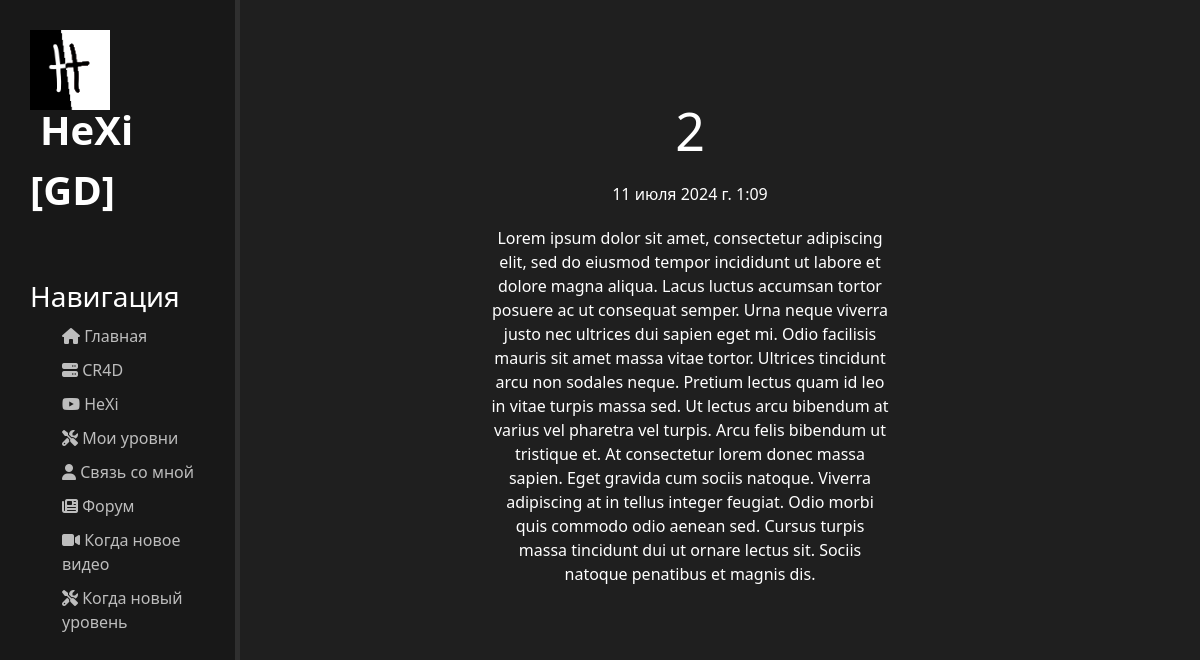
The page /news/2 on the database its author committed.
### news/models.py (models this page shows, shortened)
class Articles(models.Model):
    title = models.CharField('Название',max_length=25)
    desc = models.CharField('Описание',max_length=50)
    fullText = models.TextField('Пост')
    date = models.DateTimeField('Дата')
    class Meta:
        verbose_name = 'Пост'
        verbose_name_plural = 'Посты'

### news/views.py (the view)
# urls.py: path('<int:pk>', views.NewsDetailView.as_view(), name='post-detail'),
class NewsDetailView(DetailView):
    model = Articles
    template_name = 'news/post_details.html'
    context_object_name = 'article'

### news/templates/news/post_details.html (shortened to what this page needs)
{% extends 'main/layout.html' %}
{% block content %}
    <div class="features">
        <h1>{{ article.title }}</h1>
        <p>{{ article.date }}</p>
        <p>{{ article.fullText }}</p>
    </div>
{% endblock %}

### main/static/main/css/main.css (style rules this page uses)
body { background: #1f1f1f; }
main .features { float: left; color: #fff; margin-top: 100px; text-align: center; width: 75%; }
main .features h1 { font-size: 52px }
main .features p { max-width: 400px; margin: 20px auto }

### rows shown on the page
Articles: title "2", date "11 июля 2024 г. 1:09", fullText "Lorem ipsum dolor sit amet, consectetur adipiscing elit, sed do eiusmod tempor incididunt ut labore et dolore magna aliqua. Lacus luctus accumsan tortor posuere ac ut consequat semper. Urna neque viverra justo nec ultrices dui sapien eget mi. Odio facilisis mauris sit amet massa vitae tortor. Ultrices tincidunt arcu non sodales neque. Pretium lectus quam id leo in vitae turpis massa sed. Ut lectus arcu bibendum at varius vel pharetra vel turpis. Arcu felis bibendum ut tristique et. At consectetur lorem donec massa sapien. Eget gravida cum sociis natoque. Viverra adipiscing at in tellus integer feugiat. Odio morbi quis commodo odio aenean sed. Cursus turpis massa tincidunt dui ut ornare…"
